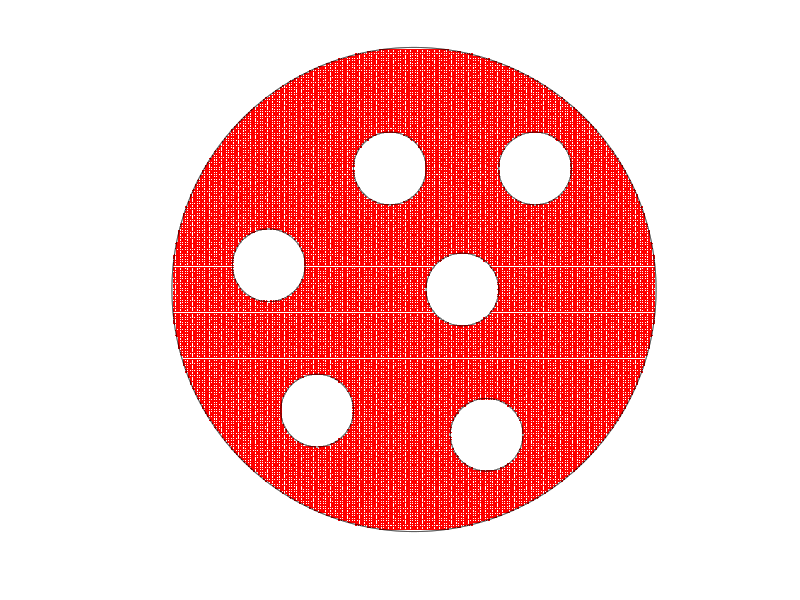

This chart was generated by the following MATLAB code: (Note: this script raises an error after producing the figure.)
% Example_7cr00_contour_save.m
% Nasser June 12, 2019
clear;clc
% To generate the data in the files:
% x7cr_00_pt.mat, y7cr_00_pt.mat, R7cr_00_pt.mat,
% which will be used by the MATLAB file:
% Example_7cr00_contour_plot.m
% to plot the contour lines in Figure 17 (center) in the paper:
% E. Kalmoun, M. Nasser and M. Vuorinen, Numerical computation of Mityuk's
% function and radius for some canonical slit domains. 
% 
%
% choose the values of theta_0, theta_1, ..., theta_6
% here theta_1=theta_2=theta_3=theta_4=theta_5=theta_6=0 (the canonical 
% domain is the unit disk with 6 radial slits
%
%
thetak = [pi/2;0;0;0;0;0;0];
centk  = [0       ; 0.2+0.0i; 0.5+0.5i;-0.1+0.5i;-0.6+0.1i;-0.4-0.5i; 0.3-0.6i; ];
% The parametrization of the boundary
n  =  2^14;
t  = [0:2*pi/n:2*pi-2*pi/n].';
k  =  1; % the unit circle: |z|=1
et(1+(k-1)*n:k*n,1)  =  1.* exp(i.*t);
etp(1+(k-1)*n:k*n,1) =  1i.*exp(i.*t);
for k=2:length(centk)
    % the inner circle: |z-0.0|=0.2
    et(1+(k-1)*n:k*n,1)  =  centk(k) +0.15.* exp(-i.*t);
    etp(1+(k-1)*n:k*n,1) =           -0.15i.*exp(-i.*t);
end
% 
% generat a meshgrid in the domain G
[x,y]=meshgrid([-0.99:0.01:0.99],[-0.99:0.01:0.99]);
z=x+i*y;
z(abs(z)>=1) = NaN;
for k=2:length(centk)
    z(abs(z-centk(k))<=0.15) = NaN;
end
sum(sum(abs(z)>=0))
% 
figure
hold on
box on
plot(real(z),imag(z),'.r');
for k=1:length(centk)
    crv=et(1+(k-1)*n:k*n,1);plot(real(crv),imag(crv),'k');
end
axis equal
grid on
axis([-1.01  1.01 -1.01  1.01])
axis off
%
% 
% 
% computing the values of Compute Mityuk's radius R(G,alpha) where alpha is
% the matrix of meshgrid points
[mz,nz]  = size(z);
for k=1:mz
    for j=1:nz
        if abs(z(k,j))>=0
            R(k,j)  =  Mityuk(et,etp,n,thetak,z(k,j));
        else
            R(k,j)  =  NaN;
        end
        [x(k,j) y(k,j) R(k,j)]
    end
end
% save the data
save('x7cr_00_pt.mat', 'x', '-ascii', '-double')
save('y7cr_00_pt.mat', 'y', '-ascii', '-double')
save('R7cr_00_pt.mat', 'R', '-ascii', '-double')
%